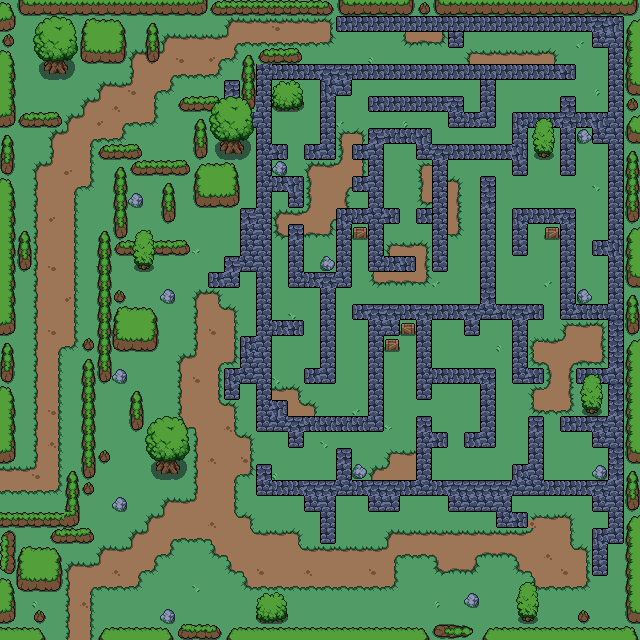

Rendered tile map (Tiled .tmx) drawn with the repository's tilesets; below, a short description and the map source with its tile grids summarised:
An orthogonal 40x40 tile map with 16x16 px tiles, 7 tile layers (grass, paths, pathsTop, wallsMaze, ...), 1 hidden layer not drawn, 6 tilesets and 9 objects (4x enemy, 3x enemy2, chest, hooded).

<map version="1.10" tiledversion="1.10.2" orientation="orthogonal" renderorder="right-down" width="40" height="40" tilewidth="16" tileheight="16" infinite="0" nextlayerid="13" nextobjectid="11">
 <tileset firstgid="1" source="grass.tsx" />
 <tileset firstgid="2" name="walls" tilewidth="16" tileheight="16" tilecount="64" columns="8">
  <image source="tilesets/walls/walls.png" width="128" height="128" />
 </tileset>
 <tileset firstgid="66" source="plains2.tsx" />
 <tileset firstgid="138" source="decor.tsx" />
 <tileset firstgid="154" source="trees.tsx" />
 <tileset firstgid="362" source="walls2.tsx" />
 <layer id="1" name="grass" width="40" height="40" locked="1">
  <data>[1600 cells, 1600 non-empty, 1 distinct tile ids]</data>
 </layer>
 <layer id="6" name="paths" width="40" height="40">
  <data>[1600 cells, 360 non-empty, 14 distinct tile ids]</data>
 </layer>
 <layer id="10" name="pathsTop" width="40" height="40">
  <data>[1600 cells, 55 non-empty, 8 distinct tile ids]</data>
 </layer>
 <layer id="11" name="wallsMaze" width="40" height="40">
  <data>[1600 cells, 440 non-empty, 24 distinct tile ids]</data>
 </layer>
 <layer id="7" name="decor" width="40" height="40">
  <data>[1600 cells, 37 non-empty, 9 distinct tile ids]</data>
 </layer>
 <objectgroup id="5" name="monsters">
  <object id="1" name="enemy2" x="451.666" y="411" />
  <object id="2" name="enemy" x="447.167" y="349.5" />
  <object id="3" name="enemy" x="566.167" y="454.833" />
  <object id="4" name="enemy2" x="408" y="181.333" />
  <object id="6" name="enemy" x="300" y="129.5" />
  <object id="7" name="enemy2" x="467.773" y="92.6061" />
  <object id="8" name="enemy" x="342.666" y="48.3333" />
  <object id="9" name="chest" x="500.625" y="72.6667" width="16.125" height="16.375" />
  <object id="10" name="hooded" x="56" y="434" width="22.6667" height="25.3333" />
 </objectgroup>
 <layer id="3" name="borders" width="40" height="40">
  <data>[1600 cells, 150 non-empty, 15 distinct tile ids]</data>
 </layer>
 <layer id="12" name="trees" width="40" height="40">
  <data>[1600 cells, 47 non-empty, 15 distinct tile ids]</data>
 </layer>
 <layer id="9" name="next" width="40" height="40" visible="0">
  <data>[1600 cells, 3 non-empty, 1 distinct tile ids]</data>
 </layer>
</map>
